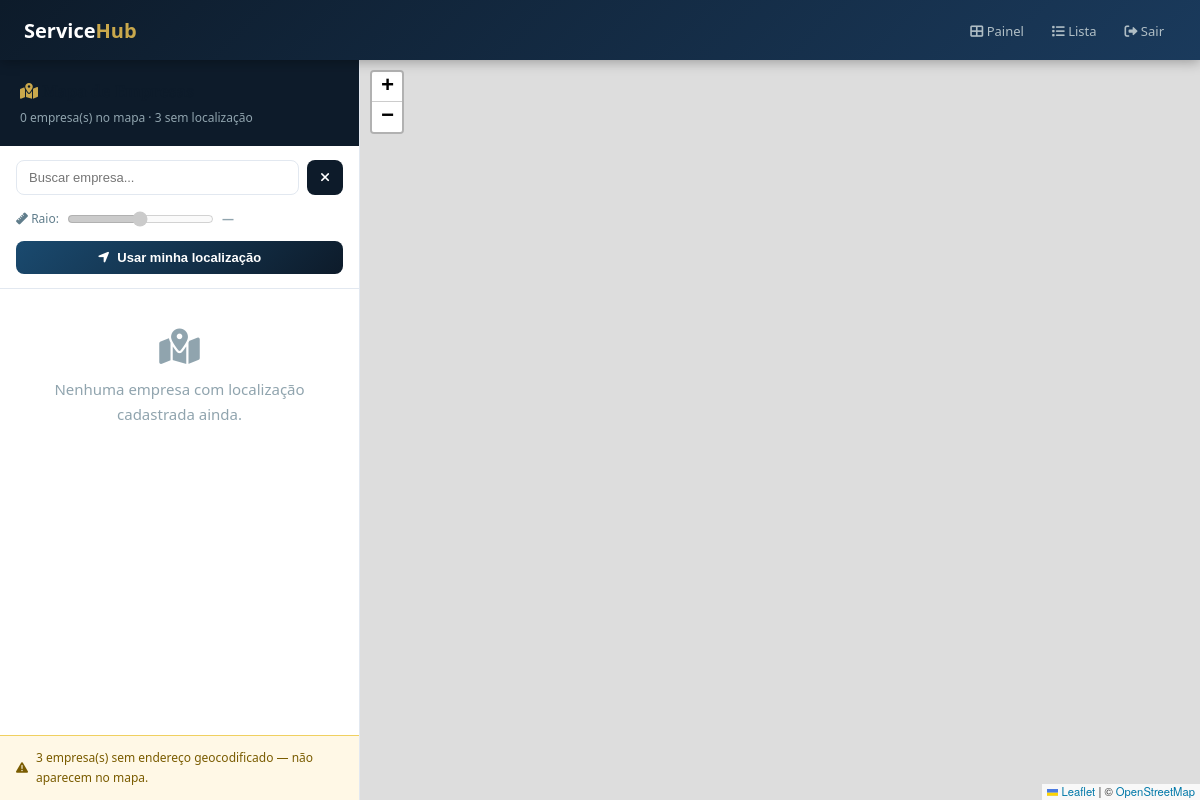
Before: /clientes/mapa.php (signed in) with the older database file.
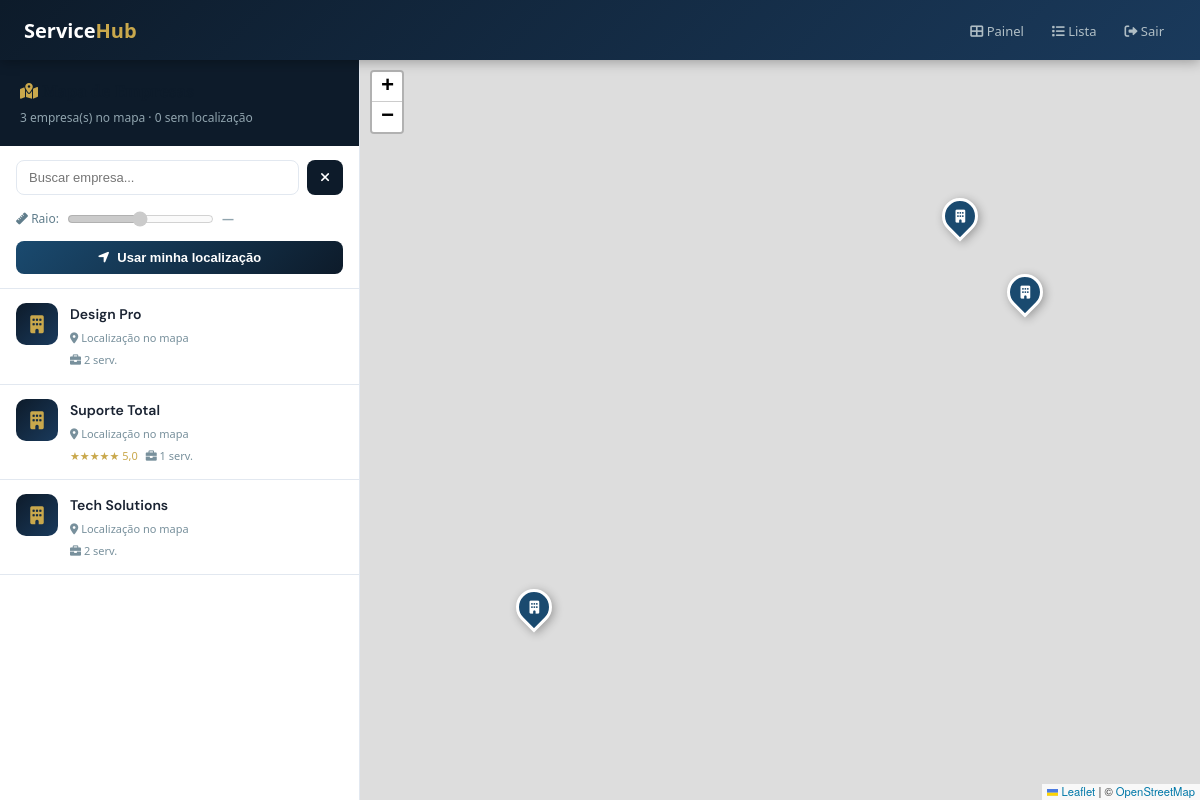
After: the same page with the newer database file.
### tables this page shows
CREATE TABLE empresas (
    id INT AUTO_INCREMENT PRIMARY KEY,
    nome_empresa VARCHAR(100) NOT NULL,
    email VARCHAR(100) NOT NULL UNIQUE,
    senha VARCHAR(255) NOT NULL,
    cnpj VARCHAR(20) UNIQUE,
    telefone VARCHAR(20),
    endereco TEXT,
    descricao TEXT,
    logo VARCHAR(255),
    site VARCHAR(100),
    status TINYINT DEFAULT 1 COMMENT '1=Ativa, 0=Inativa',
    created_at TIMESTAMP DEFAULT CURRENT_TIMESTAMP,
    updated_at TIMESTAMP DEFAULT CURRENT_TIMESTAMP ON UPDATE CURRENT_TIMESTAMP
);

### clientes/mapa.php (the view, shortened to what this page needs)
<?php
require_once '../includes/config.php';
$stmt = $pdo->query("
    SELECT e.*,
           (SELECT ROUND(AVG(a.nota),1) FROM avaliacoes a WHERE a.empresa_id = e.id) AS media_nota,
           (SELECT COUNT(*)             FROM avaliacoes a WHERE a.empresa_id = e.id) AS total_aval,
           (SELECT COUNT(*)             FROM servicos   s WHERE s.empresa_id = e.id AND s.status = 1) AS total_servicos
    FROM empresas e
    WHERE e.status = 1
    ORDER BY e.nome_empresa
");
$empresas = $stmt->fetchAll();
$comGeo   = array_filter($empresas, fn($e) => !empty($e['latitude']) && !empty($e['longitude']));
$semGeo   = array_filter($empresas, fn($e) =>  empty($e['latitude']) ||  empty($e['longitude']));
?>
<!DOCTYPE html>
<html lang="pt-BR">
<head>
<link rel="stylesheet" href="../css/estilo.css">
<link rel="stylesheet" href="https://cdnjs.cloudflare.com/ajax/libs/font-awesome/6.0.0/css/all.min.css">
<link rel="stylesheet" href="https://unpkg.com/leaflet@1.9.4/dist/leaflet.css">
</head>
<body>
<nav class="navbar">
    <div class="brand">Service<span>Hub</span></div>
    <div>
        <a href="../dashboard_cliente.php"><i class="fas fa-th-large"></i> Painel</a>
        <a href="empresas.php"><i class="fas fa-list"></i> Lista</a>
        <a href="../logout.php"><i class="fas fa-sign-out-alt"></i> Sair</a>
    </div>
</nav>
<div class="page">
    <aside class="sidebar">
        <div class="sidebar-header">
            <h2><i class="fas fa-map-marked-alt" style="color:var(--gold)"></i> Mapa de Empresas</h2>
            <p><?= count($comGeo) ?> empresa(s) no mapa · <?= count($semGeo) ?> sem localização</p>
        </div>
        <div class="controls">
            <div class="search-box">
                <input type="text" id="searchInput" placeholder="Buscar empresa...">
                <button onclick="clearSearch()"><i class="fas fa-times"></i></button>
            </div>
            <div class="filter-row">
                <label><i class="fas fa-ruler"></i> Raio:</label>
                <input type="range" id="distRange" min="1" max="100" value="50" step="1"
                       oninput="updateDist(this.value)" disabled>
                <span id="distLabel" style="color:#90a4ae">—</span>
            </div>
            <button class="btn-loc" id="btnLoc" onclick="toggleLocation()">
                <i class="fas fa-location-arrow"></i> Usar minha localização
            </button>
        </div>
        <div class="empresa-list" id="empresaList">
            <?php foreach ($comGeo as $emp): ?>
            <div class="emp-item"
                 id="item-<?= $emp['id'] ?>"
                 data-id="<?= $emp['id'] ?>"
                 data-nome="<?= strtolower($emp['nome_empresa']) ?>"
                 data-lat="<?= $emp['latitude'] ?>"
                 data-lng="<?= $emp['longitude'] ?>"
                 onclick="focusEmpresa(<?= $emp['id'] ?>)">
                <div class="emp-icon"><i class="fas fa-building"></i></div>
                <div class="emp-info">
                    <h4><?= htmlspecialchars($emp['nome_empresa']) ?></h4>
                    <div class="addr"><i class="fas fa-map-marker-alt"></i> <?= htmlspecialchars($emp['endereco'] ?? 'Localização no mapa') ?></div>
                    <div class="emp-meta">
                        <?php if ($emp['media_nota']): ?>
                        <span class="stars">
                            <?= str_repeat('★', round($emp['media_nota'])) ?><?= str_repeat('☆', 5 - round($emp['media_nota'])) ?>
                            <?= number_format($emp['media_nota'], 1, ',', '') ?>
                        </span>
                        <?php endif; ?>
                        <span class="svc-count"><i class="fas fa-briefcase"></i> <?= $emp['total_servicos'] ?> serv.</span>
                    </div>
                </div>
            </div>
            <?php endforeach; ?>
            <?php if (empty($comGeo)): ?>
            <div class="no-results">
                <i class="fas fa-map-marked-alt"></i>
                <p>Nenhuma empresa com localização cadastrada ainda.</p>
            </div>
            <?php endif; ?>
        </div>
        <?php if (!empty($semGeo)): ?>
        <div class="sem-geo-banner">
            <i class="fas fa-exclamation-triangle"></i>
            <span><?= count($semGeo) ?> empresa(s) sem endereço geocodificado — não aparecem no mapa.</span>
        </div>
        <?php endif; ?>
    </aside>
    <div id="map"></div>
</div>
</body>
</html>

### css/estilo.css (style rules this page uses)
:root { --navy: #0d1b2a; --navy-mid: #132033; --navy-soft: #1a2d42; --gold: #c9a84c; --gold-lt: #e2c06e; --gold-dim: rgba(201,168,76,.15); --teal: #1e8a7a; --teal-lt: #26b09c; --red: #c0392b; --red-lt: #e74c3c; --green: #1a7a4a; --green-lt: #27ae60; --slate: #8fa3b8; --slate-lt: #b8ccd8; --surface: #ffffff; --bg: #f0f4f8; --border: #dde4ec; --text: #1a2533; --text-muted:#5a6a7a; --radius-sm: 6px; --radius: 12px; --radius-lg: 18px; --shadow-sm: 0 1px 4px rgba(13,27,42,.08); --shadow: 0 4px 20px rgba(13,27,42,.10); --shadow-lg: 0 12px 40px rgba(13,27,42,.14); --transition: .22s cubic-bezier(.4,0,.2,1); }
*, *::before, *::after { box-sizing: border-box; margin: 0; padding: 0; }
html { font-size: 15px; scroll-behavior: smooth; }
body { font-family: 'DM Sans', system-ui, sans-serif; background: var(--bg); color: var(--text); line-height: 1.65; -webkit-font-smoothing: antialiased; }
h1,h2,h3 { font-family: 'Playfair Display', Georgia, serif; color: var(--navy); }
h4,h5,h6 { font-family: 'DM Sans', sans-serif; font-weight: 600; }
a { color: var(--gold); text-decoration: none; transition: color var(--transition); }

Changed rows visible on the page:
now on this page (row edited): empresas: nome_empresa "Design Pro", endereco "Localização no mapa", total_servicos "2"
now on this page (row edited): empresas: nome_empresa "Suporte Total", endereco "Localização no mapa", media_nota "★★★★★", media_nota "5,0", total_servicos "1"
now on this page (row edited): empresas: nome_empresa "Tech Solutions", endereco "Localização no mapa", total_servicos "2"
Other visible differences:
count($comGeo): "0" → "3"
count($semGeo): "3" → "0"
count($semGeo): "3" → (not shown)
text no longer shown: "Nenhuma empresa com localização cadastrada ainda. empresa(s) sem endereço geocodificado — não aparecem no mapa."
